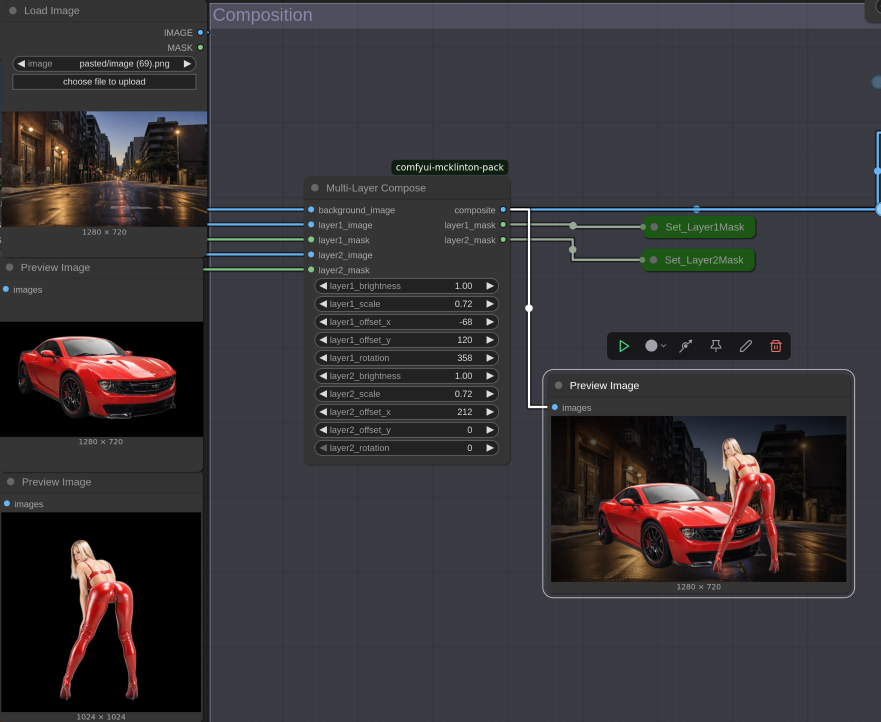
#> input picture images/multi_layer_compose.png, 1762 x 1444 px (shown at 1/2 size)
$ python resize.py images out 100 100
#> lines starting #> are read from the running program, lines starting #| are printed output that depends on the picture
from PIL import Image
import os
import argparse

def resize_and_crop(input_folder, output_folder, target_width, target_height):
#> called with input_folder = 'images', output_folder = 'out', target_width = 100, target_height = 100
    if not os.path.exists(output_folder):
        os.makedirs(output_folder)

    for filename in os.listdir(input_folder):
        if filename.lower().endswith(('.png', '.jpg', '.jpeg', '.tiff', '.bmp', '.gif')):
            img_path = os.path.join(input_folder, filename)
            with Image.open(img_path) as img:
                # Calculate aspect ratios
#> img is the input picture: PIL image 1762x1444 RGBA; mean R, G, B, A 56, 52.8, 56.3, 255
                img_ratio = img.width / img.height
#> img_ratio = 1.22
                target_ratio = target_width / target_height

                if img_ratio > target_ratio:
                    # Image is wider than target: resize based on height, then crop width
                    new_height = target_height
                    new_width = int(new_height * img_ratio)
#> new_width = 122
                else:
                    # Image is taller than target: resize based on width, then crop height
                    new_width = target_width
                    new_height = int(new_width / img_ratio)

                img = img.resize((new_width, new_height))
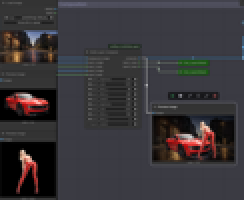
#> img: PIL image 122x100 RGBA (shown 2 times larger); mean R, G, B, A 56.3, 53, 56.6, 255

                # Calculate coordinates for cropping to center
                left = (new_width - target_width) / 2
#> left = 11
                top = (new_height - target_height) / 2
                right = (new_width + target_width) / 2
#> right = 111
                bottom = (new_height + target_height) / 2

                img = img.crop((left, top, right, bottom))
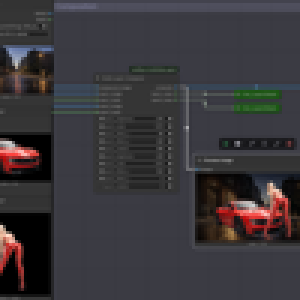
#> img: PIL image 100x100 RGBA (shown 3 times larger); mean R, G, B, A 57.8, 54.7, 58.6, 255

                output_path = os.path.join(output_folder, filename)
                img.save(output_path)
                print(f"Processed {filename} and saved to {output_path}")

if __name__ == "__main__":
    parser = argparse.ArgumentParser(description="Resize and crop images to a target size.")
    parser.add_argument("input_folder", type=str, help="Path to the input folder containing images.")
    parser.add_argument("output_folder", type=str, help="Path to the output folder to save processed images.")
    parser.add_argument("target_width", type=int, help="Target width for the resized images.")
    parser.add_argument("target_height", type=int, help="Target height for the resized images.")

    args = parser.parse_args()

    resize_and_crop(args.input_folder, args.output_folder, args.target_width, args.target_height)
